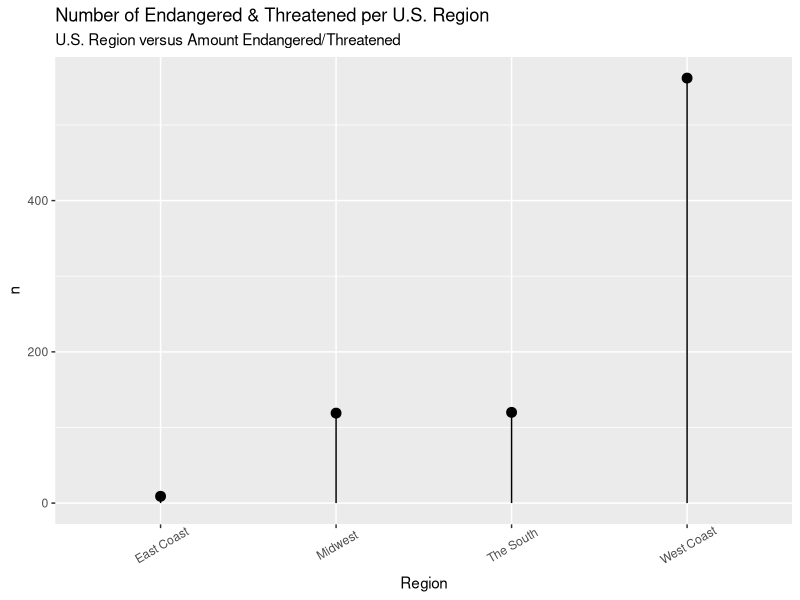

R code for this plot:
# chart 3; divide data into sub regions "WestCoast", "Midwest", and "EastCoast"
# find out number of threatened/endangered in each region
library(dplyr)
library(knitr)
library(ggplot2)
raw_endangered_df <- read.csv("data/us_endangered_species.csv", stringsAsFactors = FALSE)
#select only the columns needed for analysis
endangered_v2 <- raw_endangered_df %>%
  select(Species.Group, FWS.Lead.Region, FWS.Listing.Status) %>%
  rename(Species = Species.Group, Region = FWS.Lead.Region, Status = FWS.Listing.Status)

#convert regions to West Coast, Midwest, South and East Coast. Use only mainland U.S.,
# exclude Hawaii and Alaska
endangered_v2$Region[endangered_v2$Region == "Region 1"] <- "West Coast"
endangered_v2$Region[endangered_v2$Region == "Region 8"] <- "West Coast"

endangered_v2$Region[endangered_v2$Region == "Region 6"] <- "Midwest"
endangered_v2$Region[endangered_v2$Region == "Region 2"] <- "Midwest"
endangered_v2$Region[endangered_v2$Region == "Region 3"] <- "Midwest"

endangered_v2$Region[endangered_v2$Region == "Region 5"] <- "East Coast"

endangered_v2$Region[endangered_v2$Region == "Region 4"] <- "The South"

#selecting only these regions and their information
endangered_v3 <- endangered_v2 %>%
  filter(Region == "West Coast" | Region == "Midwest" | Region == "East Coast" |
           Region == "The South")

# calculate number of endangered/threatened by region. Use tally function
endangered_v4 <- endangered_v3 %>%
  group_by(Region) %>%
  tally()

#TEST. NOT A FUNCTION. My plot; proof of concept 
plot_test <- ggplot(endangered_v4, 
      aes(x = Region, y = n)) +
  geom_point(size = 3) +
  geom_segment(aes(x = Region,
        xend = Region,
        y = 0,
        yend = n)) +
  labs(title = "# of Endangered & Threatened per U.S. Region",
       subtitle = "U.S. Region versus Amount Endangered/Threatened") +
  theme(axis.text.x = element_text(angle = 30, vjust = 0.7))

#FINAL. IS A FUNCTION. Make that into a function
plot_leung <- function(dataframe) {
  ggplot(dataframe, 
         aes(x = Region,
             y = n)) +
    geom_point(size = 3) +
    geom_segment(aes(x = dataframe$Region,
                     xend = dataframe$Region,
                     y = 0,
                     yend = dataframe$n)) +
    labs(title = "Number of Endangered & Threatened per U.S. Region",
         subtitle = "U.S. Region versus Amount Endangered/Threatened") +
    theme(axis.text.x = element_text(angle = 30, vjust = 0.7))
}
#test function w/ param
plot_leung(endangered_v4)
